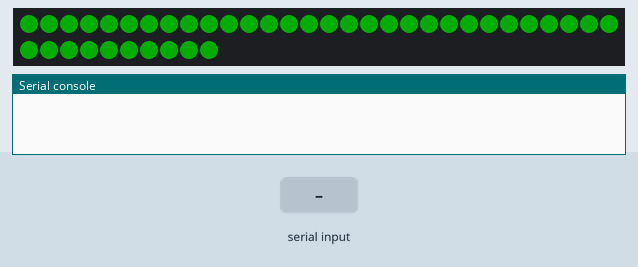
This program was run on a simulated CircuitPython board. On the bench: 40 RGB LEDs in strip order, left to right, continuing on the next row, the last lines printed to the serial console. The inputs (shaded band) are chosen by the test bench. Dim RGB values are drawn brighter than linear.

Above: at 1.1 s.
At 2.1 s:
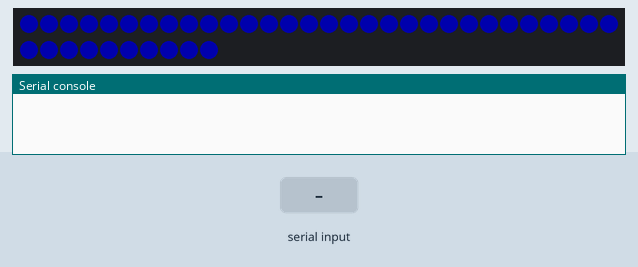
4.3 s: "x" typed at the serial console, then Enter
5.8 s: "o" typed at the serial console, then Enter
7.3 s: "n" typed at the serial console, then Enter
8.8 s: "5" typed at the serial console, then Enter
At 9.1 s:
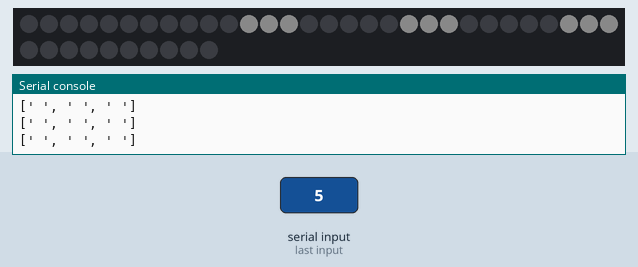
Timing chart, 0 to 11.3 s (numbered marks = the images above; inputs shaded):
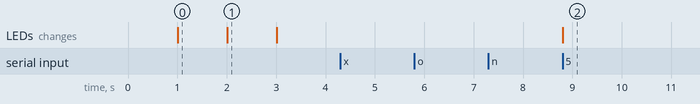

The program:

neopixelTest.py
```python
# Simple test for NeoPixels on Raspberry Pi
import time
import board
import neopixel
import Tictactoe


# Choose an open pin connected to the Data In of the NeoPixel strip, i.e. board.D18
# NeoPixels must be connected to D10, D12, D18 or D21 to work.
pixel_pin = board.D18

# The number of NeoPixels
num_pixels = 40

# The order of the pixel colors - RGB or GRB. Some NeoPixels have red and green reversed!
# For RGBW NeoPixels, simply change the ORDER to RGBW or GRBW.
ORDER = neopixel.GRB

pixels = neopixel.NeoPixel(
    pixel_pin, num_pixels, brightness=0.2, auto_write=False, pixel_order=ORDER
)

#Board
Tic = Tictactoe.Tictactoe()

def showBoard( Tac):
    row , col = 3,3
    i = 11
    for row in range(3):
            for col in range(3):
                if(Tac.board[row][col] == 'x'):
                    pixels[i] = (100,0,0)

                elif(Tac.board[row][col] == 'o'):
                    pixels[i] = (0,100,0)

                else:
                    pixels[i] = (50,50,50)

                i = i + 1

            i = i+5
    pixels.show()
    time.sleep(1)


def wheel(pos):
    # Input a value 0 to 255 to get a color value.
    # The colours are a transition r - g - b - back to r.
    if pos < 0 or pos > 255:
        r = g = b = 0
    elif pos < 85:
        r = int(pos * 3)
        g = int(255 - pos * 3)
        b = 0
    elif pos < 170:
        pos -= 85
        r = int(255 - pos * 3)
        g = 0
        b = int(pos * 3)
    else:
        pos -= 170
        r = 0
        g = int(pos * 3)
        b = int(255 - pos * 3)
    return (r, g, b) if ORDER in (neopixel.RGB, neopixel.GRB) else (r, g, b, 0)


def rainbow_cycle(wait):
    for j in range(255):
        for i in range(num_pixels):
            pixel_index = (i * 256 // num_pixels) + j
            pixels[i] = wheel(pixel_index & 255)
        pixels.show()
        time.sleep(wait)

def clear():
    for i in range(num_pixels):

        pixels[i] = (0,0,0)
    pixels.show()


# Comment this line out if you have RGBW/GRBW NeoPixels
pixels.fill((255, 0, 0))
# Uncomment this line if you have RGBW/GRBW NeoPixels
# pixels.fill((255, 0, 0, 0))
pixels.show()
time.sleep(1)

# Comment this line out if you have RGBW/GRBW NeoPixels
pixels.fill((0, 255, 0))
# Uncomment this line if you have RGBW/GRBW NeoPixels
# pixels.fill((0, 255, 0, 0))
pixels.show()
time.sleep(1)

# Comment this line out if you have RGBW/GRBW NeoPixels
pixels.fill((0, 0, 255))
# Uncomment this line if you have RGBW/GRBW NeoPixels
# pixels.fill((0, 0, 255, 0))
pixels.show()
time.sleep(1)


while True:
    clear()
    pixels.show()

    time.sleep(1)

    x = (input("enter n for new game , q to quit \n"))
    if(x == "n"):
        while True:
            b = input(" enter x to place x or o to place o, q to quit ")
            if(b == "x"):
                row = int(input("what row? "))
                col = int(input("what col? "))
                Tic.placePeice('x',row,col)
            elif(b == "o"):
                row = int(input("what row? "))
                col = int(input("what col? "))
                Tic.placePeice('o',row,col)
            elif(b == "q"):
                print("you quit")
                break
            else:
                print("invalid input")

            Tic.printArr()
            showBoard(Tic)
            pixels.show()


            if(Tic.checkWin("x")):
                print(" x won! good job")
                break
            if(Tic.checkWin("o")):
                print(" o won! good job")
                break

    elif(x == "q"):
        break

    else:
        print("invalid input")


clear()
pixels.show()
time.sleep(1)
```

Tictactoe.py
```python
class Tictactoe:

    def __init__(self):
        self.board = [ [' ',' ',' '],[' ',' ',' '],[' ',' ',' ']]
        self.p = ' '


    def printArr(self):
        row =  3
        for row in range(row):

                print(self.board[row])

    def place(self,row,col):
        self.board[row][col] = self.p

    def placePeice(self, peice, row ,col):
        self.board[row][col] = peice

    def clearBoard(self):
        row,col = 3,3
        for row in range(3):
            for col in range(3):
                self.board[row][col] = ' '

    def checkWin(self, p):
        row,col = 3,3
        ret = False
        for row in range(3):
            isRow = True
            isColumn = True
            for col in range(3):
                if(self.board[row][col] != p):
                    isRow = False


                if(self.board[col][row] != p):
                    isColumn = False


            if(isColumn or isRow):
                ret = True
                break

        if( self.board[0][0] == p and
            self.board[1][1] == p and
            self.board[2][2] == p
        ):
            ret = True


        if( self.board[0][2] == p and
            self.board[1][1] == p and
            self.board[2][0] == p
        ):
                ret = True

        return ret
```

Measured:
- after the input at 8.8 s, the LEDs: change at once (image 2)
- what the display in image 0 shows lasts 1.0 s, from 1.0 s to 2.0 s
